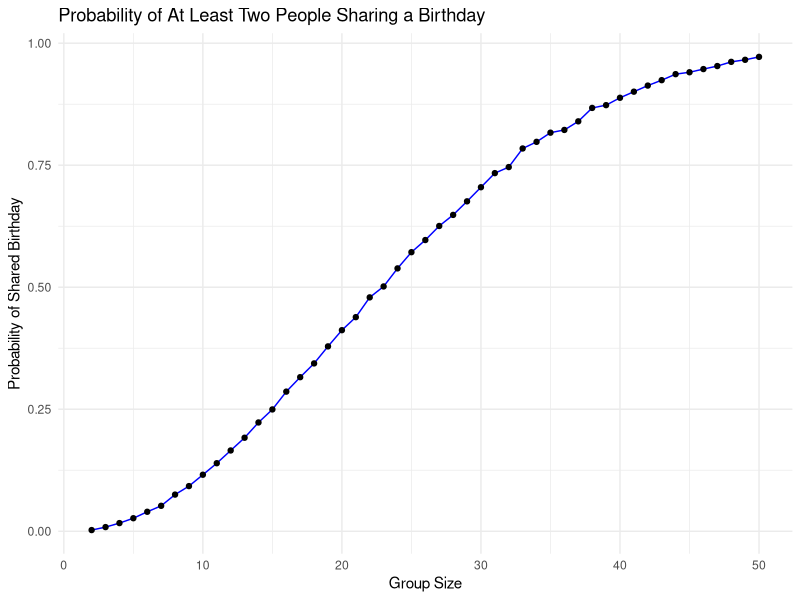
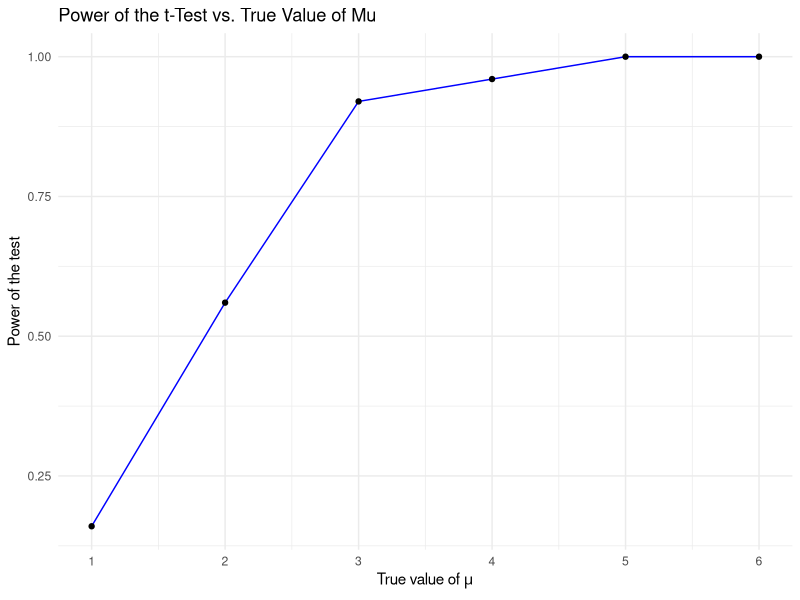
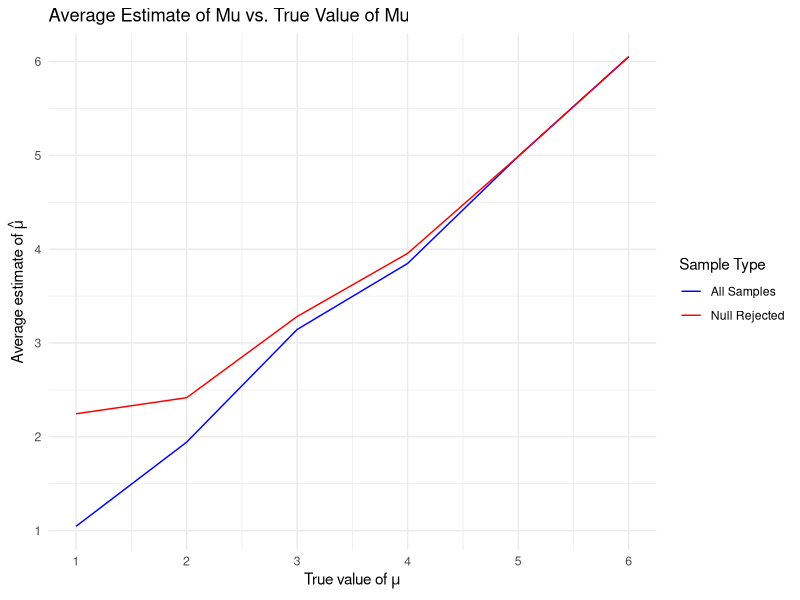

Recreate these plots in R, in order.
## ---- chunk 1
library(tidyverse)
library(ggplot2)
library(broom)
library(dplyr)
set.seed(1)
## ---- chunk 2
bday_sim = function(n){
  
  #365 days, 10 people. Allow the same birthday
  bdays = sample(1:365, size = n, replace = TRUE)

  #check if anyone has the same birthday
  duplicate = length(unique(bdays)) < n 

  return(duplicate)
}
## ---- chunk 3
sim_res = 
  expand_grid(
    n = 2:50,
    iter = 1:10000
  ) |>
  mutate(res = map_lgl(n, bday_sim)) |>
  group_by(n) |>
  summarise(prob = mean(res))

sim_res |>
  ggplot(aes(x = n, y = prob)) +
  geom_line(color = "blue") +
  geom_point() +
  labs(
    x = "Group Size",
    y = "Probability of Shared Birthday",
    title = "Probability of At Least Two People Sharing a Birthday"
  ) +
  theme_minimal()

## ---- chunk 4
# Simulation parameters
n = 30
sigma = 5
iter = 50
alpha = 0.05
mu_values = 1:6

results = tibble(mu = numeric(), estimate = numeric())

for (mu in mu_values) {
  simulations = 
    replicate(iter, 
              {
    sample_data = rnorm(n, mean = mu, sd = sigma)
    test_result = t.test(sample_data, mu = 0)
    tidy(test_result) |>
      select(estimate, p.value) |>
      mutate(mu = mu)  
              }, simplify = FALSE) |> 
    bind_rows()
  
  results = bind_rows(results, simulations)
}


## ---- chunk 5
power_res = results |>
  group_by(mu) |>
  summarize(power = mean(p.value < alpha))

# Plot power vs true value of mu
ggplot(power_res, aes(x = mu, y = power)) +
  geom_line(color = "blue") +
  geom_point() +
  labs(
    x = expression("True value of" ~ mu),
    y = "Power of the test",
    title = "Power of the t-Test vs. True Value of Mu"
  ) +
  scale_x_continuous(
    breaks = seq(1, 6, by = 1) 
  ) + 
  theme_minimal()
## ---- chunk 6
estimate_data = results |>
  group_by(mu) |>
  summarize(
    avg_estimate_all = mean(estimate),
    avg_estimate_rejected = mean(estimate[p.value < alpha], na.rm = TRUE)
  )

# Plot average estimate of mu vs. true value of mu for all samples
ggplot(estimate_data, aes(x = mu)) +
  geom_line(aes(y = avg_estimate_all, color = "All Samples")) +
  geom_line(aes(y = avg_estimate_rejected, color = "Null Rejected")) +
  labs(
    x = expression("True value of" ~ mu),
    y = expression("Average estimate of" ~ hat(mu)),
    title = "Average Estimate of Mu vs. True Value of Mu"
  ) +
  scale_x_continuous(
    breaks = seq(1, 6, by = 1) 
  ) + 
  scale_y_continuous(
    breaks = seq(1, 6, by = 1) 
  ) + 
  scale_color_manual(name = "Sample Type", values = c("All Samples" = "blue", "Null Rejected" = "red")) +
  theme_minimal()
